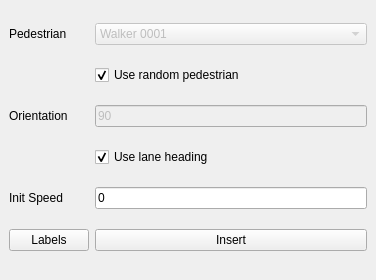
<?xml version="1.0" encoding="UTF-8"?>
<ui version="4.0">
 <class>OSCGenerator_AddPedestriansDockWidget</class>
 <widget class="QDockWidget" name="OSCGenerator_AddPedestriansDockWidget">
  <property name="geometry">
   <rect>
    <x>0</x>
    <y>0</y>
    <width>376</width>
    <height>280</height>
   </rect>
  </property>
  <property name="windowTitle">
   <string>Add Pedestrians</string>
  </property>
  <widget class="QWidget" name="dockWidgetContents">
   <layout class="QGridLayout" name="gridLayout">
    <item row="0" column="2">
     <widget class="QComboBox" name="walker_selection">
      <property name="enabled">
       <bool>false</bool>
      </property>
      <property name="editable">
       <bool>false</bool>
      </property>
      <item>
       <property name="text">
        <string>Walker 0001</string>
       </property>
      </item>
      <item>
       <property name="text">
        <string>Walker 0002</string>
       </property>
      </item>
      <item>
       <property name="text">
        <string>Walker 0003</string>
       </property>
      </item>
      <item>
       <property name="text">
        <string>Walker 0004</string>
       </property>
      </item>
      <item>
       <property name="text">
        <string>Walker 0005</string>
       </property>
      </item>
      <item>
       <property name="text">
        <string>Walker 0006</string>
       </property>
      </item>
      <item>
       <property name="text">
        <string>Walker 0007</string>
       </property>
      </item>
      <item>
       <property name="text">
        <string>Walker 0008</string>
       </property>
      </item>
      <item>
       <property name="text">
        <string>Walker 0009</string>
       </property>
      </item>
      <item>
       <property name="text">
        <string>Walker 0010</string>
       </property>
      </item>
      <item>
       <property name="text">
        <string>Walker 0011</string>
       </property>
      </item>
      <item>
       <property name="text">
        <string>Walker 0012</string>
       </property>
      </item>
      <item>
       <property name="text">
        <string>Walker 0013</string>
       </property>
      </item>
      <item>
       <property name="text">
        <string>Walker 0014</string>
       </property>
      </item>
      <item>
       <property name="text">
        <string>Walker 0015</string>
       </property>
      </item>
     </widget>
    </item>
    <item row="5" column="2">
     <widget class="QLineEdit" name="walker_init_speed">
      <property name="text">
       <string>0</string>
      </property>
     </widget>
    </item>
    <item row="3" column="2">
     <widget class="QLineEdit" name="walker_orientation">
      <property name="enabled">
       <bool>false</bool>
      </property>
      <property name="text">
       <string>90</string>
      </property>
     </widget>
    </item>
    <item row="5" column="0">
     <widget class="QLabel" name="walker_init_speed_label">
      <property name="text">
       <string>Init Speed</string>
      </property>
     </widget>
    </item>
    <item row="0" column="0">
     <widget class="QLabel" name="walker_selection_label">
      <property name="text">
       <string>Pedestrian</string>
      </property>
     </widget>
    </item>
    <item row="1" column="2">
     <widget class="QCheckBox" name="walker_selection_use_random">
      <property name="text">
       <string>Use random pedestrian</string>
      </property>
      <property name="checked">
       <bool>true</bool>
      </property>
     </widget>
    </item>
    <item row="3" column="0">
     <widget class="QLabel" name="walker_orientation_label">
      <property name="text">
       <string>Orientation</string>
      </property>
     </widget>
    </item>
    <item row="7" column="0">
     <widget class="QPushButton" name="walker_labels_button">
      <property name="text">
       <string>Labels</string>
      </property>
     </widget>
    </item>
    <item row="7" column="2">
     <widget class="QPushButton" name="add_walker_button">
      <property name="text">
       <string>Insert</string>
      </property>
     </widget>
    </item>
    <item row="4" column="2">
     <widget class="QCheckBox" name="walker_orientation_use_lane">
      <property name="text">
       <string>Use lane heading</string>
      </property>
      <property name="checked">
       <bool>true</bool>
      </property>
     </widget>
    </item>
   </layout>
  </widget>
 </widget>
 <resources/>
 <connections/>
</ui>
